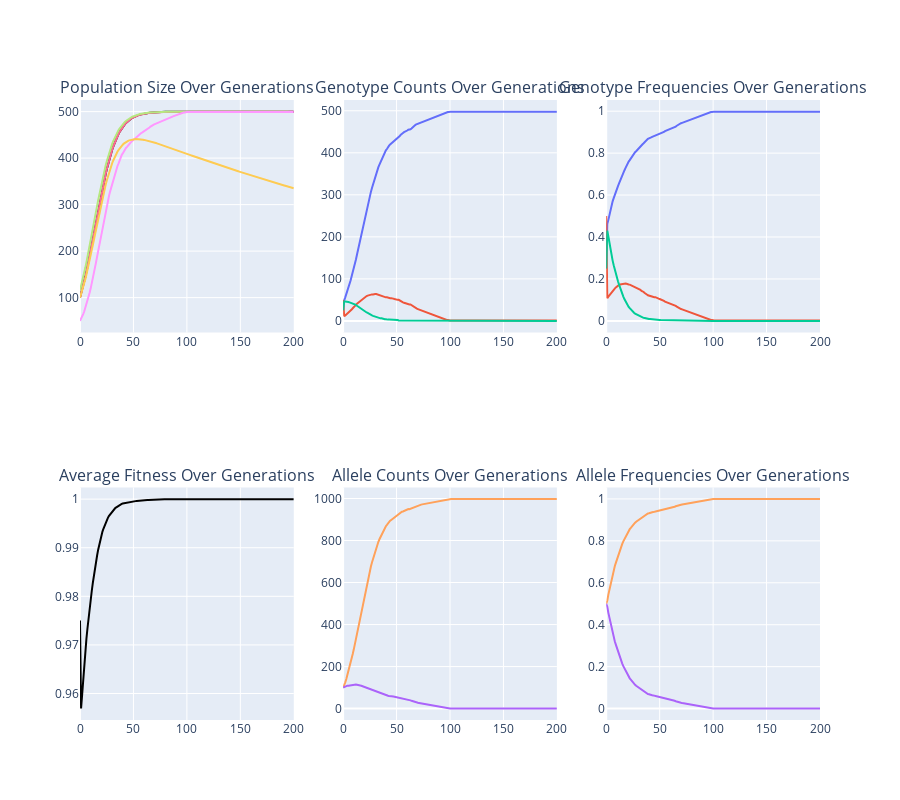

The code cell stored with this chart in its notebook:
### Code cell
# 1 locus, 2 alleles (HW equilibrium)

generations=200
growth_rate=0.1
drift=0
carrying_capacity = 500
bottleneck_yr=None
bottleneck_pop=None
covariance=0
small_pop_inbreeding=1

genotype_data = {
    (('A1', 'A1'),): {'male': 12, 'female': 13, 'fitness': 1.0},
    (('A1', 'A2'),): {'male': 25, 'female': 25, 'fitness': 1.0},
    (('A2', 'A2'),): {'male': 12, 'female': 13, 'fitness': 0.9},
}

mutations = [{('A1', 'A2'): 0.0, ('A2', 'A1'): 0.0,}]

pop_gen(
    generations,
    genotype_data,
    growth_rate,
    carrying_capacity,
    drift,
    mutations,
    bottleneck_yr,
    bottleneck_pop,
    covariance,
    small_pop_inbreeding
)

### Figure 1 — Plotly figure (JSON) as saved in the notebook; plotly's stock layout.template omitted (floating-point values rounded to 4 significant figures; data arrays with more than 128 entries replaced by an {"elided": "..."} marker saying what was removed)
{"data": [{"hoverinfo": "text", "line": {"color": "black"}, "mode": "lines", "name": "N", "showlegend": false, "text": {"elided": "201 str values"}, "type": "scatter", "x": {"elided": "201 int values"}, "xaxis": "x", "y": {"elided": "201 float values"}, "yaxis": "y"}, {"hoverinfo": "text", "line": {"color": "#FF6692"}, "mode": "lines", "name": "Ne (Sex Ratios)", "showlegend": false, "text": {"elided": "201 str values"}, "type": "scatter", "x": {"elided": "201 int values"}, "xaxis": "x", "y": {"elided": "201 float values"}, "yaxis": "y"}, {"hoverinfo": "text", "line": {"color": "#B6E880"}, "mode": "lines", "name": "Ne (Size Variation)", "showlegend": false, "text": {"elided": "196 str values"}, "type": "scatter", "x": {"elided": "196 int values"}, "xaxis": "x", "y": {"elided": "196 float values"}, "yaxis": "y"}, {"hoverinfo": "text", "line": {"color": "#FF97FF"}, "mode": "lines", "name": "Ne (Allele Variation)", "showlegend": false, "text": {"elided": "201 str values"}, "type": "scatter", "x": {"elided": "201 int values"}, "xaxis": "x", "y": {"elided": "201 float values"}, "yaxis": "y"}, {"hoverinfo": "text", "line": {"color": "#FECB52"}, "mode": "lines", "name": "Ne (Inbreeding)", "showlegend": false, "text": {"elided": "201 str values"}, "type": "scatter", "x": {"elided": "201 int values"}, "xaxis": "x", "y": {"elided": "201 float values"}, "yaxis": "y"}, {"hoverinfo": "text", "line": {"color": "#636EFA"}, "mode": "lines", "name": "A1A1", "showlegend": false, "text": {"elided": "201 str values"}, "type": "scatter", "x": {"elided": "201 int values"}, "xaxis": "x2", "y": {"elided": "201 int values"}, "yaxis": "y2"}, {"hoverinfo": "text", "line": {"color": "#EF553B"}, "mode": "lines", "name": "A1A2", "showlegend": false, "text": {"elided": "201 str values"}, "type": "scatter", "x": {"elided": "201 int values"}, "xaxis": "x2", "y": {"elided": "201 int values"}, "yaxis": "y2"}, {"hoverinfo": "text", "line": {"color": "#00CC96"}, "mode": "lines", "name": "A2A2", "showlegend": false, "text": {"elided": "201 str values"}, "type": "scatter", "x": {"elided": "201 int values"}, "xaxis": "x2", "y": {"elided": "201 int values"}, "yaxis": "y2"}, {"hoverinfo": "text", "line": {"color": "#636EFA"}, "mode": "lines", "name": "A1A1", "showlegend": false, "text": {"elided": "201 str values"}, "type": "scatter", "x": {"elided": "201 int values"}, "xaxis": "x3", "y": {"elided": "201 float values"}, "yaxis": "y3"}, {"hoverinfo": "text", "line": {"color": "#EF553B"}, "mode": "lines", "name": "A1A2", "showlegend": false, "text": {"elided": "201 str values"}, "type": "scatter", "x": {"elided": "201 int values"}, "xaxis": "x3", "y": {"elided": "201 float values"}, "yaxis": "y3"}, {"hoverinfo": "text", "line": {"color": "#00CC96"}, "mode": "lines", "name": "A2A2", "showlegend": false, "text": {"elided": "201 str values"}, "type": "scatter", "x": {"elided": "201 int values"}, "xaxis": "x3", "y": {"elided": "201 float values"}, "yaxis": "y3"}, {"hoverinfo": "text", "line": {"color": "black"}, "mode": "lines", "name": "Average Fitness", "showlegend": false, "text": {"elided": "201 str values"}, "type": "scatter", "x": {"elided": "201 int values"}, "xaxis": "x4", "y": {"elided": "201 float values"}, "yaxis": "y4"}, {"hoverinfo": "text", "line": {"color": "#FFA15A"}, "mode": "lines", "name": "A1", "showlegend": false, "text": {"elided": "201 str values"}, "type": "scatter", "x": {"elided": "201 int values"}, "xaxis": "x5", "y": {"elided": "201 int values"}, "yaxis": "y5"}, {"hoverinfo": "text", "line": {"color": "#AB63FA"}, "mode": "lines", "name": "A2", "showlegend": false, "text": {"elided": "201 str values"}, "type": "scatter", "x": {"elided": "201 int values"}, "xaxis": "x5", "y": {"elided": "201 int values"}, "yaxis": "y5"}, {"hoverinfo": "text", "line": {"color": "#FFA15A"}, "mode": "lines", "name": "A1", "showlegend": false, "text": {"elided": "201 str values"}, "type": "scatter", "x": {"elided": "201 int values"}, "xaxis": "x6", "y": {"elided": "201 float values"}, "yaxis": "y6"}, {"hoverinfo": "text", "line": {"color": "#AB63FA"}, "mode": "lines", "name": "A2", "showlegend": false, "text": {"elided": "201 str values"}, "type": "scatter", "x": {"elided": "201 int values"}, "xaxis": "x6", "y": {"elided": "201 float values"}, "yaxis": "y6"}], "layout": {"annotations": [{"font": {"size": 16}, "showarrow": false, "text": "Population Size Over Generations", "x": 0.1444, "xanchor": "center", "xref": "paper", "y": 1, "yanchor": "bottom", "yref": "paper"}, {"font": {"size": 16}, "showarrow": false, "text": "Genotype Counts Over Generations", "x": 0.5, "xanchor": "center", "xref": "paper", "y": 1, "yanchor": "bottom", "yref": "paper"}, {"font": {"size": 16}, "showarrow": false, "text": "Genotype Frequencies Over Generations", "x": 0.8556, "xanchor": "center", "xref": "paper", "y": 1, "yanchor": "bottom", "yref": "paper"}, {"font": {"size": 16}, "showarrow": false, "text": "Average Fitness Over Generations", "x": 0.1444, "xanchor": "center", "xref": "paper", "y": 0.375, "yanchor": "bottom", "yref": "paper"}, {"font": {"size": 16}, "showarrow": false, "text": "Allele Counts Over Generations", "x": 0.5, "xanchor": "center", "xref": "paper", "y": 0.375, "yanchor": "bottom", "yref": "paper"}, {"font": {"size": 16}, "showarrow": false, "text": "Allele Frequencies Over Generations", "x": 0.8556, "xanchor": "center", "xref": "paper", "y": 0.375, "yanchor": "bottom", "yref": "paper"}], "height": 800, "hovermode": "closest", "xaxis": {"anchor": "y", "domain": [0, 0.2889]}, "xaxis2": {"anchor": "y2", "domain": [0.3556, 0.6444]}, "xaxis3": {"anchor": "y3", "domain": [0.7111, 1]}, "xaxis4": {"anchor": "y4", "domain": [0, 0.2889]}, "xaxis5": {"anchor": "y5", "domain": [0.3556, 0.6444]}, "xaxis6": {"anchor": "y6", "domain": [0.7111, 1]}, "yaxis": {"anchor": "x", "domain": [0.625, 1]}, "yaxis2": {"anchor": "x2", "domain": [0.625, 1]}, "yaxis3": {"anchor": "x3", "domain": [0.625, 1]}, "yaxis4": {"anchor": "x4", "domain": [0, 0.375]}, "yaxis5": {"anchor": "x5", "domain": [0, 0.375]}, "yaxis6": {"anchor": "x6", "domain": [0, 0.375]}}}
